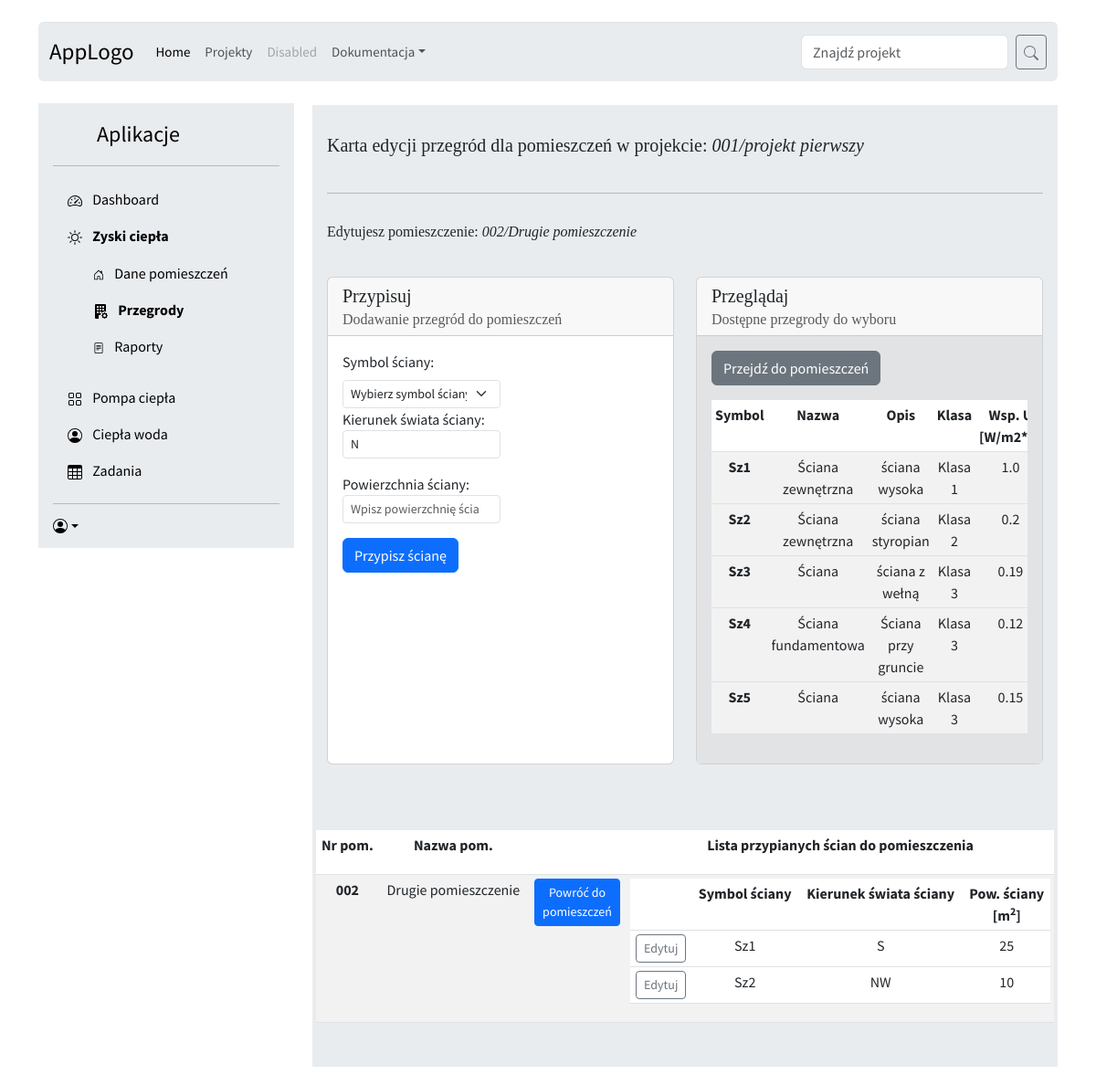
/projekty/1/zyski/parts/1, run on the app's committed database.
### zyski/models.py (models this page shows, shortened)
class Projekt(models.Model):
    name = models.CharField(max_length=90,
                             help_text="Nazwa projektu")
    proj_start_date = models.DateField(auto_now_add=True, verbose_name="Data utworzenia projektu.")
    number = models.CharField(max_length=20,
                            verbose_name="Numer projektu.")
    description = models.CharField(max_length=250, help_text="Opis projektu")

class Rooms(models.Model):
    r_name = models.CharField(max_length=50,
                              help_text="Nazwa pomieszczenia")
    r_number = models.CharField(max_length=10,
                                help_text="Numer pomieszczenia")
    r_area = models.PositiveIntegerField(help_text = "Powierzchnia w m2")
    r_people = models.PositiveIntegerField(help_text="Ilość osób w pomieszczeniu")
    r_temp = models.PositiveIntegerField(default = 20, help_text="Temperatura w pomieszczeniu")
    r_air = models.PositiveIntegerField(default= 0, blank=True, help_text="Powietrze infiltracyjne")
    r_light = models.PositiveIntegerField(default = 20, help_text="Emisja od oświetlenia W/m2")
    r_person = models.PositiveIntegerField(default = 80, help_text="Emisja ciepła od ludzi W/os")
    r_devices = models.PositiveIntegerField(default = 0, blank=True, null=True, help_text="Emisja od urządzeń W")
    r_group = models.CharField(default = "", blank=True, max_length=10, help_text="Grupa pomieszczenia")
    r_comment = models.CharField(default = "", blank=True, max_length=80, help_text="Komentarz do pomieszczenia")
    projekt = models.ForeignKey(Projekt, on_delete=models.CASCADE,
                                help_text="Projekt, w którym jest pomieszczenie")
    walls = models.ManyToManyField('Walls', through="WallsRooms")

class Walls(models.Model):
    class WallsKl(models.TextChoices):
        KLASA_1 = "1"
        KLASA_2 = "2"
        KLASA_3_domyślna = "3"
        KLASA_4 = "4"
        KLASA_5 = "5"
        KLASA_6 = "6"
    projekt = models.ForeignKey(Projekt, on_delete=models.CASCADE,
                                help_text="Projekt, w którym jest ściana")
    klasa = models.CharField(verbose_name="Klasa przegrody", default= "KLASA_3",
                                choices=WallsKl.choices, max_length=10, blank=False, null=False)
    wall_U = models.FloatField(validators=[MaxValueValidator(20)],blank=False, help_text = "Współczynnik przenikania ciepła ściany W/m2")
    wall_name = models.CharField(max_length=90, help_text="Nazwa ściany",blank=True ,null=True)
    wall_symbol = models.CharField(default="SZ1",max_length=10, help_text="Symbol ściany")
    wall_description = models.CharField(max_length=90, help_text="Opis ściany",blank=True ,null=True)
    def __str__(self):
        return self.wall_symbol

class WallsRooms(models.Model):
    class WallsDir(models.TextChoices):
            N = "N"
            NW = "NW"
            W = "W"
            SW = "SW"
            S = "S"
            SE = "SE"
            E = "E"
            NE = "NE"
    wall = models.ForeignKey(Walls, on_delete=models.CASCADE)
    room = models.ForeignKey(Rooms, on_delete=models.CASCADE)
    wall_area = models.FloatField(help_text = "Powierzchnia ściany w m2")
    kierunek = models.CharField(verbose_name="Kierunek świata przegrody",
                                choices=WallsDir.choices, max_length=5, blank=True, null=True)

### zyski/views.py (the view, shortened to what this page needs)
# urls.py: path('projekty/<int:pk>/zyski/parts/<int:rpk>', views.proj_parts_ed, name = 'proj_parts_ed'),
def proj_parts_ed(request,pk,rpk):
    proj = get_object_or_404(Projekt, pk = pk)
    room = get_object_or_404(Rooms, pk = rpk)
    walls = Walls.objects.filter(projekt=pk)
    wall_per_room = WallsRooms.objects.filter(room = rpk)
    form_wall = WallsRoomsForm()
    form1 = WallsRoomsForm()
    ed_sciany = request.POST.get("edycja_sciany")
    up_sciany = request.POST.get("up_sciany")
    del_sciany = request.POST.get("del_sciany")
    przypisz_sciane = request.POST.get("przypisz_sciane")
    up_wallroom = None
    if request.method == "POST" and ed_sciany:
        up_wallroom = WallsRooms.objects.get(pk = ed_sciany)
        initial = {"kierunek":up_wallroom.kierunek,"wall_area":up_wallroom.wall_area}
        form1 = WallsRoomsForm(initial=initial)
    return render(request, "proj-parts-ed.html",{'proj':proj, 'room':room, 'walls':walls,
                                                'form1':form1, 'form_wall':form_wall, 'wall_per_room':wall_per_room,
                                                'ed_sciany':ed_sciany,'up_wallroom':up_wallroom,'up_sciany':up_sciany,
                                                'przypisz_sciane':przypisz_sciane, 'del_sciany': del_sciany,
                                                })

### zyski/forms.py
class WallsRoomsForm(forms.Form):
    kierunek = forms.ChoiceField(choices=WallsRooms.WallsDir.choices, initial = "N",
                            label="Kierunek świata ściany",widget=forms.Select(attrs={"class":class_bstrp}) )
    wall_area = forms.FloatField(label = "Powierzchnia ściany", validators=[MaxValueValidator(100000)],
                        min_value=1, step_size=0.1,
                        widget=forms.NumberInput(attrs={"placeholder":"Wpisz powierzchnię ściany [m2]", "class":class_bstrp}))

### zyski/templates/proj-parts-ed.html (shortened to what this page needs)
{% extends 'proj-parts.html' %}
{% load static %}
{% block content_edit %}
<hr class= "my-3">
<p><h6>Edytujesz pomieszczenie: <i>{{room.r_number}}/{{room.r_name}}</i></h6></p>
<div class="row">
  <div class="col-12 col-lg-6 col-xxl-6 d-flex">
      <div class="card flex-fill">
          <div class="card-header">
              <h5 class="card-title" id="przypisuj">Przypisuj</h5>
              <h6 class="card-subtitle text-muted">Dodawanie przegród do pomieszczeń</h6>
          </div>
          <div class="card-body">
            <div class="mb-3">
                <div class="position-relative">
          <form method = "post">
            <div class="col-lg-6 col-xxl-6">
            <label for="selectSymbol" class="form-label">Symbol ściany:</label>
            <select name = "symbol" class="form-select form-select-sm" aria-label=".form-select example-sm" id="selectSymbol">
                <option selected>Wybierz symbol ściany</option>
              </select>
            {{ form_wall.as_p }}
            <button name="przypisz_sciane" type="submit" class="btn btn-primary" value="{{ ed_sciany }}">Przypisz ścianę</button>
          </form>
        </div>
          </div>
        </div>
            </div>
    </div>
    </div>
          <div class="col-lg-6 col-xxl-6">
              <div class="card flex-fill" >
                <div class="card-header">
                    <h5 class="card-title">Przeglądaj</h5>
                    <h6 class="card-subtitle text-muted">Dostępne przegrody do wyboru</h6>
                </div>
                <div class="card-body bg-secondary-subtle">
      <a class="btn btn-secondary" href="#przypisuj">Przejdź do pomieszczeń</a>
      <div class="table-responsive">
      <table class="table table-sm table-striped" style ="text-align:center">
      <thead>
      <tr>
      <th scope="col" style="vertical-align: top">Symbol</th>
      <th scope="col" style="vertical-align: top">Nazwa</th>
      <th scope="col" style="vertical-align: top">Opis</th>
      <th scope="col" style="vertical-align: top">Klasa</th>
      <th scope="col" style="vertical-align: top">Wsp. U <br> [W/m2*K]</th>
      </tr>
      </thead>
      {% for wall in walls %}
      <tbody>
      <tr>
        <th scope="row">{{ wall.wall_symbol }}</th>
        <td>{{ wall.wall_name }}</td>
        <td>{{ wall.wall_description }}</td>
        <td>Klasa {{ wall.klasa }}</td>
        <td>{{ wall.wall_U }}</td>
      </tr>
      {% endfor %}
      </tbody>
      </table>
      </div>
                </div>
            </div>
    </div>
          <div class="card-body">
              <div class="mb-3">
                  <div class="position-relative">
                    <div class="table-responsive">
                      <table class="table table-sm table-striped" style ="background-color: white; text-align:center">
                      <thead>
                      <tr>
                      <th scope="col" style="vertical-align: top">Nr pom.</th>
                      <th scope="col" style="vertical-align: top">Nazwa pom.</th>
                      <th></th>
                      <th scope="col" style="vertical-align: top" colspan="3">Lista przypianych ścian do pomieszczenia<p></p></th>
                      </tr>
                      </thead>
                      <tbody>
                      <tr>
                        <th scope="row">{{ room.r_number }}</th>
                        <td>{{ room.r_name }}</td>
                        <td><a class="btn btn-primary btn-sm" title="Kliknij żeby wrócić do wszystki pomieszczeń" value="{{room.pk}}" href="/projekty/{{ proj.pk }}/zyski/parts">Powróć do <br> pomieszczeń</a> </td>
                        <td colspan="3" >
                        <table class="table table-sm" style ="background-color: white; text-align:center">
                          <thead>
                            <th scope="col" style="vertical-align: top"></th>
                            <th scope="col" style="vertical-align: top">Symbol ściany</th>
                            <th scope="col" style="vertical-align: top">Kierunek świata ściany</th>
                            <th scope="col" style="vertical-align: top">Pow. ściany <br>[m<sup>2</sup>]</th>
                          </thead>
                          {% if ed_sciany %}
                          <form method = "post">
                            {% csrf_token %}
                          <tr>
                            <td> <button name="up_sciany" class="btn btn-sm btn-primary" value="{{ ed_sciany }}">Zapisz</button> </td>
                            <td> {{ up_wallroom.wall }} </td>
                            <td> {{form1.kierunek}}   </td>
                            <td> {{form1.wall_area}}  </td>
                            </tr>
                            </form>
                            <form method = "post">
                              {% csrf_token %}
                            <button name="del_sciany" class="btn btn-sm btn-danger" value="{{ ed_sciany }}">Usuń ścianę z pomieszczenia</button>
                          </form>
                          {% else %}
                          <form method = "post">
                          {% for oneWall in wall_per_room %}
                          {% for symbol in walls %}
                          {% if oneWall.wall.pk == symbol.pk %}
                          <tr>
                            <td><button name="edycja_sciany" class="btn btn-sm btn-outline-secondary" value="{{ oneWall.pk }}" >Edytuj</button> </td>
                          <td> {{symbol}} </td>
                          <td> {{oneWall.kierunek }}  </td>
                          <td> {{oneWall.wall_area }} </td>
                          </tr>
                        {% endif %}
                        {% endfor %}
                        {% endfor %}
                        </form>
                        {% endif %}
                        </table>
                        </td>
                      </tr>
                      </tbody>
                    </div>
                    </div>
                    </div>
                    </div>
{% endblock %}

### zyski/templates/proj-parts.html (shortened to what this page needs)
{% extends 'base.html' %}
{% load static %}
{% block content %}
<link href="{% static 'sidebars.css' %}" rel="stylesheet">
  <div class="d-flex flex-column flex-shrink-0 p-3 bg-body-secondary" style="width: 280px;">
    <a  class="d-flex align-items-center mb-3 mb-md-0 me-md-auto link-body-emphasis text-decoration-none">
      <svg class="bi pe-none me-2" width="40" height="32"><use xlink:href="#bootstrap"/></svg>
      <span class="fs-4">Aplikacje</span>
    </a>
    <hr>
    <ul class="nav nav-pills flex-column mb-auto">
      <li>
        <a href="/projekty/{{ proj.pk }}" class="nav-link link-body-emphasis">
          <svg class="bi pe-none me-2" width="16" height="16"><use xlink:href="#speedometer2"/></svg>
          Dashboard
        </a>
      </li>
      <li class="nav-item">
        <a href="/projekty/{{ proj.pk }}/zyski" class="nav-link link-body-emphasis"  aria-current="page">
          <b>Zyski ciepła</b>
        </a>
          <div class="container text-left ">
            <div class="row gx-2" style=" margin-top: -15px; ">
              <div class="col">
                <div class="p-3">
          <a href="/projekty/{{ proj.pk }}/zyski/rooms" class="nav-link link-body-emphasis">
            <svg class="bi pe-none me-2" width="12" height="16"><use xlink:href="#home"/></svg>
            Dane pomieszczeń
          </a>
          <a href="/projekty/{{ proj.pk }}/zyski/parts" class="nav-link link-body-emphasis" >
            <b>Przegrody</b>
          </a>
          <a href="#" class="nav-link link-body-emphasis" >
            Raporty
          </a>
                </div>
              </div>
            </div>
          </div>
      </li>
      <li>
        <a href="#" class="nav-link link-body-emphasis">
          <svg class="bi pe-none me-2" width="16" height="16"><use xlink:href="#grid"/></svg>
          Pompa ciepła
        </a>
      </li>
      <li>
        <a href="#" class="nav-link link-body-emphasis">
          <svg class="bi pe-none me-2" width="16" height="16"><use xlink:href="#people-circle"/></svg>
          Ciepła woda
        </a>
      </li>
      <li>
        <a href="#" class="nav-link link-body-emphasis">
          <svg class="bi pe-none me-2" width="16" height="16"><use xlink:href="#table"/></svg>
          Zadania
        </a>
      </li>
    </ul>
    <hr>
    <div class="dropdown">
      <a href="#" class="d-flex align-items-center link-body-emphasis text-decoration-none dropdown-toggle" data-bs-toggle="dropdown" aria-expanded="false">
      </a>
    </div>
  </div>
  <div class="d-flex flex-column flex-shrink-0 p-3 bg-body-secondary" style=" margin-left: 300px; margin-top: -485px;" >
    <p><h5>Karta edycji przegród dla pomieszczeń w projekcie: <i>{{proj.number}}/{{proj.name}}</i></h5></p>
    {% block content_edit %}{% endblock %}
      </div>
    </div>
{% endblock %}

### static/main.css (style rules this page uses)
h1, h2, h3, h4, h5, h6 { font-family: 'Libre Baskerville', serif; }

### static/sidebars.css (style rules this page uses)
body { min-height: 100vh; min-height: -webkit-fill-available; }
html { height: -webkit-fill-available; }
.dropdown-toggle { outline: 0; }

### templates/base.html (style rules this page uses)
body { font-family: 'Source Sans Pro', sans-serif; background-color: #ffffffbc; padding-bottom: 20px; }

### data on the page
Projekt: number "001", name "projekt pierwszy"
Rooms: r_number "002", r_name "Drugie pomieszczenie"
Walls: wall_symbol "Sz1", wall_name "Ściana zewnętrzna", wall_description "ściana wysoka", klasa "1", wall_U "1.0", {{ oneWall.pk }} 4 (drawn)
Walls: wall_symbol "Sz2", wall_name "Ściana zewnętrzna", wall_description "ściana styropian", klasa "2", wall_U "0.2", {{ oneWall.pk }} 6 (drawn)
Walls: wall_symbol "Sz3", wall_name "Ściana", wall_description "ściana z wełną", klasa "3", wall_U "0.19"
Walls: wall_symbol "Sz4", wall_name "Ściana fundamentowa", wall_description "Ściana przy gruncie", klasa "3", wall_U "0.12"
Walls: wall_symbol "Sz5", wall_name "Ściana", wall_description "ściana wysoka", klasa "3", wall_U "0.15"
WallsRooms: kierunek "S", wall_area "25"
WallsRooms: kierunek "NW", wall_area "10"
